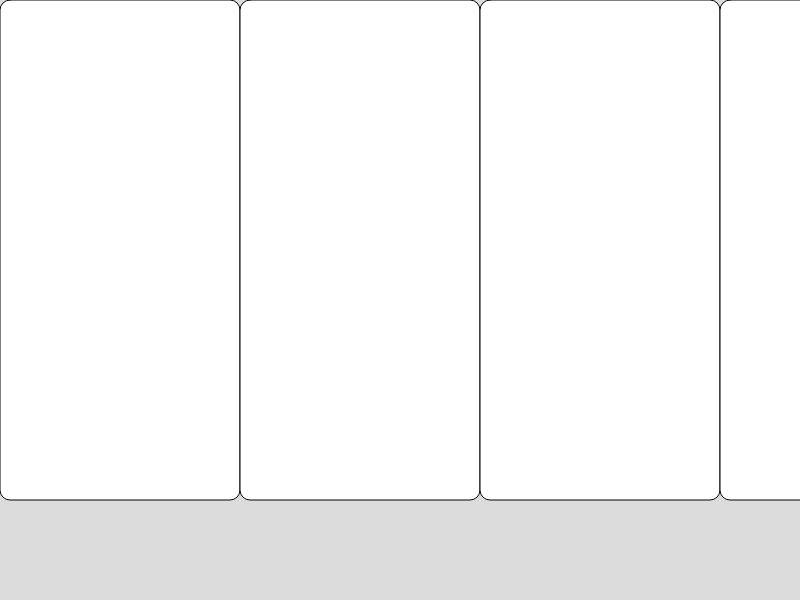
Frame 1 (no input)
Frame 60 (no input): identical to frame 1, image omitted
Frame 120 (the mouse pressed at the canvas centre since frame 60): identical to frame 1, image omitted

The p5.js sketch that drew this single still picture (run headless with seeded random() and noise() and a simulated clock; from frame 60 on, the mouse is pressed at the canvas centre):

// p5.js sketch
// ── sketch.js
function setup() {
	createCanvas(displayWidth, displayHeight);
	cards = [];
}

function draw() {
	background(220);

	for (let i = 0; i < 10; i++) {
		const xCoordinate = (i * windowWidth) / 5;
		let yCoordinate;
		const cardWidth = windowWidth / 5;
		const cardHeight = windowHeight / 2;

		if (i >= 5) {
			yCoordinate = windowHeight / 2;
		} else {
			yCoordinate = 0;
		}

		cards[i] = new Card(xCoordinate, yCoordinate, cardWidth, cardHeight);
	}

	cards[0].show();
	cards[1].show();
	cards[2].show();
	cards[3].show();
	cards[4].show();
	cards[5].show();
}

// ── card.js
class Card {
	constructor(x, y, w, h) {
		this.x = x;
		this.y = y;
		this.w = w;
		this.h = h;
		this.value = Math.floor(Math.random() * 10) + 1;
	}

	show() {
		rect(this.x, this.y, this.w, this.h, 10);
	}

	getYCoordinate() {
		return this.y;
	}
}

// ── index (1).html
<!DOCTYPE html>
<html lang="en">

<head>
    <meta charset="utf-8" />
    <meta name="viewport" content="width=device-width, initial-scale=1.0">

    <title>concrete-forest</title>

    <link rel="stylesheet" type="text/css" href="style.css">

    <script src="https://cdn.jsdelivr.net/npm/p5@1.4.1/lib/p5.js"></script>
</head>

<body>
    <script src="card.js"></script>
    <script src="sketch.js"></script>
</body>

</html>
